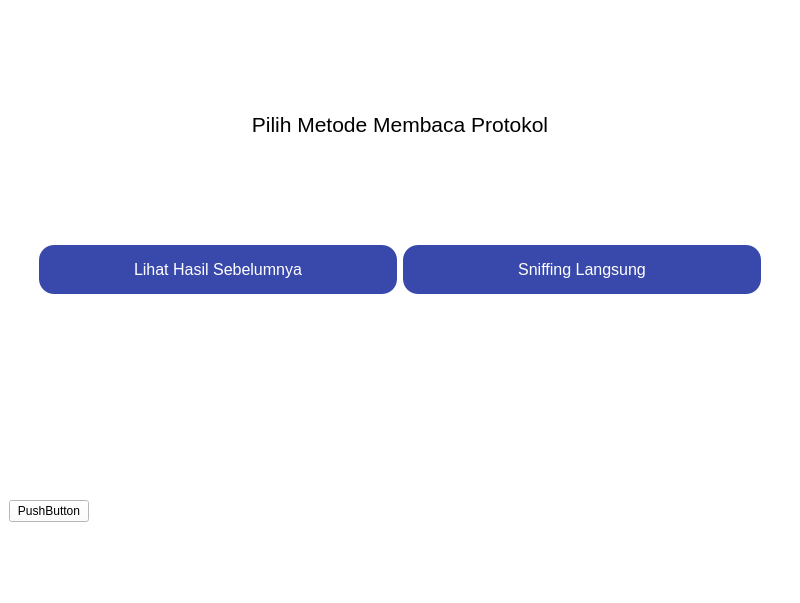
<?xml version="1.0" encoding="UTF-8"?>
<ui version="4.0">
 <class>MainWindow</class>
 <widget class="QMainWindow" name="MainWindow">
  <property name="geometry">
   <rect>
    <x>0</x>
    <y>0</y>
    <width>800</width>
    <height>603</height>
   </rect>
  </property>
  <property name="sizePolicy">
   <sizepolicy hsizetype="Preferred" vsizetype="Minimum">
    <horstretch>0</horstretch>
    <verstretch>0</verstretch>
   </sizepolicy>
  </property>
  <property name="minimumSize">
   <size>
    <width>0</width>
    <height>50</height>
   </size>
  </property>
  <property name="windowTitle">
   <string>MainWindow</string>
  </property>
  <property name="styleSheet">
   <string notr="true">background-color: rgb(255, 255, 255);</string>
  </property>
  <widget class="QWidget" name="centralwidget">
   <layout class="QVBoxLayout" name="verticalLayout">
    <item>
     <layout class="QVBoxLayout" name="verticalLayout_2">
      <item>
       <widget class="QLabel" name="label">
        <property name="font">
         <font>
          <pointsize>16</pointsize>
         </font>
        </property>
        <property name="text">
         <string>Pilih Metode Membaca Protokol</string>
        </property>
        <property name="alignment">
         <set>Qt::AlignCenter</set>
        </property>
       </widget>
      </item>
      <item>
       <layout class="QGridLayout" name="gridLayout">
        <property name="leftMargin">
         <number>30</number>
        </property>
        <property name="rightMargin">
         <number>30</number>
        </property>
        <property name="bottomMargin">
         <number>200</number>
        </property>
        <item row="0" column="1">
         <widget class="QPushButton" name="pushButton_2">
          <property name="sizePolicy">
           <sizepolicy hsizetype="Minimum" vsizetype="Minimum">
            <horstretch>0</horstretch>
            <verstretch>0</verstretch>
           </sizepolicy>
          </property>
          <property name="styleSheet">
           <string notr="true">padding: 15px 25px;
font-size: 16px;
text-align: center;
cursor: pointer;
outline: none;
color: #fff;
background-color: #3949AB;
border: none;
border-radius: 15px;
box-shadow: 0 9px #999;</string>
          </property>
          <property name="text">
           <string>Sniffing Langsung</string>
          </property>
         </widget>
        </item>
        <item row="0" column="0">
         <widget class="QPushButton" name="pushButton">
          <property name="sizePolicy">
           <sizepolicy hsizetype="Minimum" vsizetype="Minimum">
            <horstretch>0</horstretch>
            <verstretch>0</verstretch>
           </sizepolicy>
          </property>
          <property name="styleSheet">
           <string notr="true">padding: 15px 25px;
font-size: 16px;
text-align: center;
cursor: pointer;
outline: none;
color: #fff;
background-color: #3949AB;
border: none;
border-radius: 15px;
box-shadow: 0 9px #999;</string>
          </property>
          <property name="text">
           <string>Lihat Hasil Sebelumnya</string>
          </property>
         </widget>
        </item>
       </layout>
      </item>
     </layout>
    </item>
    <item>
     <layout class="QVBoxLayout" name="verticalLayout_4">
      <property name="bottomMargin">
       <number>50</number>
      </property>
      <item>
       <widget class="QPushButton" name="pushButton_3">
        <property name="sizePolicy">
         <sizepolicy hsizetype="Fixed" vsizetype="Fixed">
          <horstretch>0</horstretch>
          <verstretch>0</verstretch>
         </sizepolicy>
        </property>
        <property name="minimumSize">
         <size>
          <width>40</width>
          <height>0</height>
         </size>
        </property>
        <property name="text">
         <string>PushButton</string>
        </property>
       </widget>
      </item>
     </layout>
    </item>
   </layout>
  </widget>
  <widget class="QMenuBar" name="menubar">
   <property name="geometry">
    <rect>
     <x>0</x>
     <y>0</y>
     <width>800</width>
     <height>21</height>
    </rect>
   </property>
  </widget>
  <widget class="QStatusBar" name="statusbar"/>
 </widget>
 <resources/>
 <connections/>
</ui>
